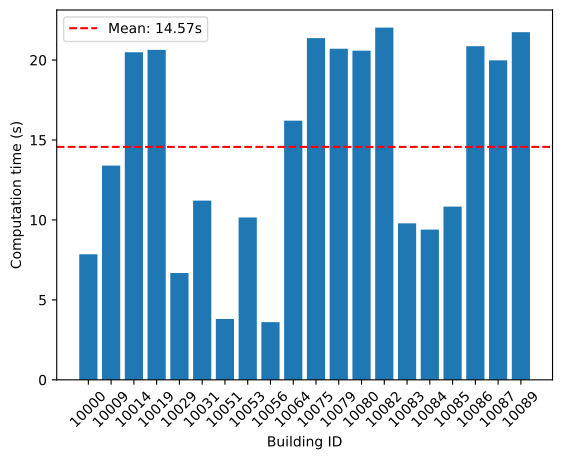

The script that saved this image:
from os.path import join
import sys

import numpy as np
from time import perf_counter as time
import matplotlib.pyplot as plt

def load_data(load_dir, bid):
    SIZE = 512
    u = np.zeros((SIZE + 2, SIZE + 2))
    u[1:-1, 1:-1] = np.load(join(load_dir, f"{bid}_domain.npy"))
    interior_mask = np.load(join(load_dir, f"{bid}_interior.npy"))
    return u, interior_mask


def jacobi(u, interior_mask, max_iter, atol=1e-6):
    u = np.copy(u)

    for i in range(max_iter):
        # Compute average of left, right, up and down neighbors, see eq. (1)
        u_new = 0.25 * (u[1:-1, :-2] + u[1:-1, 2:] + u[:-2, 1:-1] + u[2:, 1:-1])
        u_new_interior = u_new[interior_mask]
        delta = np.abs(u[1:-1, 1:-1][interior_mask] - u_new_interior).max()
        u[1:-1, 1:-1][interior_mask] = u_new_interior

        if delta < atol:
            break
    return u


def summary_stats(u, interior_mask):
    u_interior = u[1:-1, 1:-1][interior_mask]
    mean_temp = u_interior.mean()
    std_temp = u_interior.std()
    pct_above_18 = np.sum(u_interior > 18) / u_interior.size * 100
    pct_below_15 = np.sum(u_interior < 15) / u_interior.size * 100
    return {
        'mean_temp': mean_temp,
        'std_temp': std_temp,
        'pct_above_18': pct_above_18,
        'pct_below_15': pct_below_15,
    }


if __name__ == '__main__':
    t = time()
    # Load data
    LOAD_DIR = '/dtu/projects/02613_2025/data/modified_swiss_dwellings/'
    with open(join(LOAD_DIR, 'building_ids.txt'), 'r') as f:
        building_ids = f.read().splitlines()

    if len(sys.argv) < 2:
        N = 1
    else:
        N = int(sys.argv[1])
    building_ids = building_ids[:N]

    # Load floor plans
    all_u0 = np.empty((N, 514, 514))
    all_interior_mask = np.empty((N, 512, 512), dtype='bool')
    for i, bid in enumerate(building_ids):
        u0, interior_mask = load_data(LOAD_DIR, bid)
        all_u0[i] = u0
        all_interior_mask[i] = interior_mask

    # Run jacobi iterations for each floor plan
    MAX_ITER = 20_000
    ABS_TOL = 1e-4

    all_u = np.empty_like(all_u0)
    t_jacobi = np.zeros(N)
    t_stat = np.zeros(N)
    t_building = np.zeros(N)
    for i, (u0, interior_mask) in enumerate(zip(all_u0, all_interior_mask)):
        t_jacobi[i]= time()
        u = jacobi(u0, interior_mask, MAX_ITER, ABS_TOL)
        all_u[i] = u
        t_jacobi[i] = time() - t_jacobi[i]

    # Print summary statistics in CSV format
    stat_keys = ['mean_temp', 'std_temp', 'pct_above_18', 'pct_below_15']
    print('building_id, ' + ', '.join(stat_keys))  # CSV header
    i = 0
    for bid, u, interior_mask in zip(building_ids, all_u, all_interior_mask):
        t_stat[i] = time()
        stats = summary_stats(u, interior_mask)
        print(f"{bid},", ", ".join(str(stats[k]) for k in stat_keys))
        t_stat[i] = time() - t_stat[i]
        t_building[i] = t_stat[i] + t_jacobi[i]
        print(f"Time for building {bid}: {t_building[i]:.5f} seconds")
        print("\n")
        i += 1
    
    t = time() - t
    print(f"Total time: {t:.5f} seconds")

    fig, ax = plt.subplots()
    ax.bar(building_ids, t_jacobi)
    ax.axhline(t_jacobi.mean(), color='red', linestyle='--', label=f'Mean: {t_jacobi.mean():.2f}s')
    ax.set_xlabel('Building ID')
    ax.set_ylabel('Computation time (s)')
    ax.tick_params(axis='x', rotation=45)
    ax.legend()
    plt.show()
    plt.savefig("results/task2.pdf", dpi=300, bbox_inches='tight', pad_inches=0.1)
